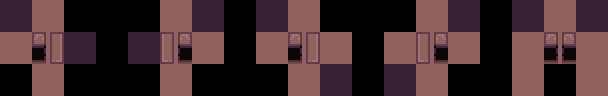

Tiled map render using the project's own tile images. Description and the whole map definition, tile-layer contents included, below:
An orthogonal 19x3 tile map with 32x32 px tiles, 3 tile layers (regions, input_types, output_ground).

<map version="1.2" tiledversion="2019.03.13" orientation="orthogonal" renderorder="right-down" width="19" height="3" tilewidth="32" tileheight="32" infinite="0" nextlayerid="52" nextobjectid="1">
 <tileset firstgid="1" source="../tileset.tsx" />
 <layer id="49" name="regions" width="19" height="3">
  <data encoding="csv">
80,70,0,0,0,70,80,0,80,70,0,0,0,70,80,0,80,70,80,
70,70,80,0,80,70,70,0,70,70,70,0,70,70,70,0,70,70,70,
0,70,0,0,0,70,0,0,0,70,80,0,80,70,0,0,70,0,70
</data>
 </layer>
 <layer id="50" name="input_types" width="19" height="3">
  <data encoding="csv">
80,70,0,0,0,70,80,0,80,70,0,0,0,70,80,0,80,70,80,
70,70,80,0,80,70,70,0,70,70,70,0,70,70,70,0,70,70,70,
0,70,0,0,0,70,0,0,0,70,80,0,80,70,0,0,70,0,70
</data>
 </layer>
 <layer id="51" name="output_ground" width="19" height="3">
  <data encoding="csv">
0,0,0,0,0,0,0,0,0,0,0,0,0,0,0,0,0,0,0,
0,48,0,0,0,47,0,0,0,48,0,0,0,47,0,0,0,49,0,
0,0,0,0,0,0,0,0,0,0,0,0,0,0,0,0,0,0,0
</data>
 </layer>
</map>
